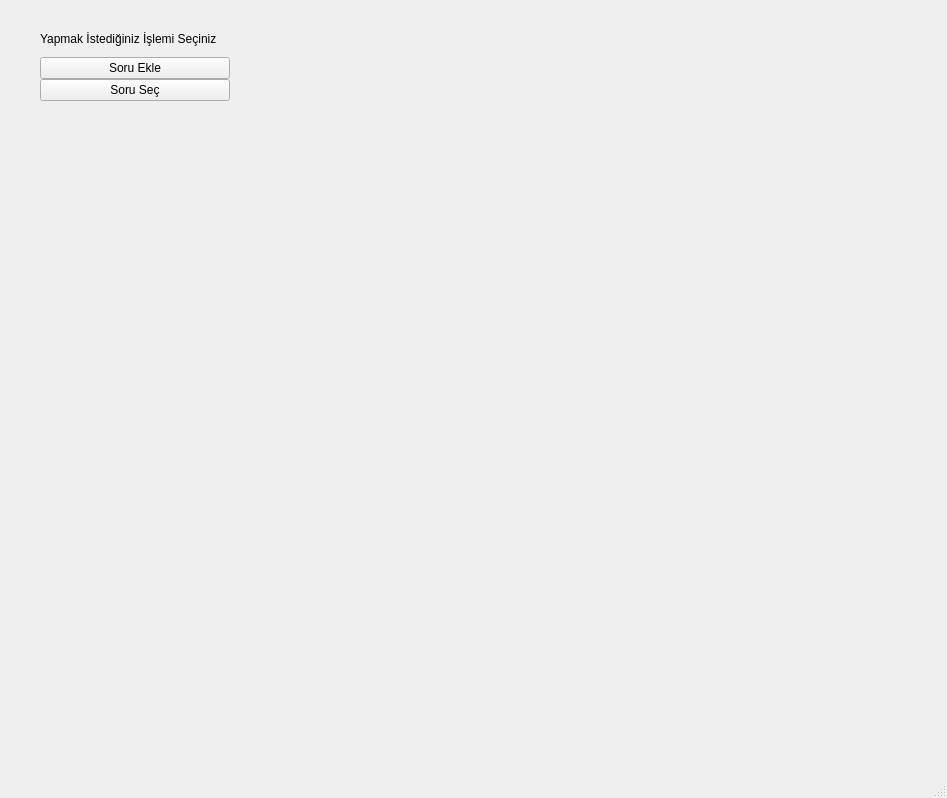
<?xml version="1.0" encoding="UTF-8"?>
<ui version="4.0">
 <class>MainWindow</class>
 <widget class="QMainWindow" name="MainWindow">
  <property name="geometry">
   <rect>
    <x>0</x>
    <y>0</y>
    <width>947</width>
    <height>798</height>
   </rect>
  </property>
  <property name="mouseTracking">
   <bool>false</bool>
  </property>
  <property name="windowTitle">
   <string>MainWindow</string>
  </property>
  <widget class="QWidget" name="centralwidget">
   <widget class="QWidget" name="verticalLayoutWidget">
    <property name="geometry">
     <rect>
      <x>40</x>
      <y>20</y>
      <width>190</width>
      <height>81</height>
     </rect>
    </property>
    <layout class="QVBoxLayout" name="verticalLayout">
     <property name="spacing">
      <number>0</number>
     </property>
     <property name="sizeConstraint">
      <enum>QLayout::SetDefaultConstraint</enum>
     </property>
     <property name="leftMargin">
      <number>0</number>
     </property>
     <item>
      <widget class="QLabel" name="label">
       <property name="text">
        <string>Yapmak İstediğiniz İşlemi Seçiniz</string>
       </property>
      </widget>
     </item>
     <item>
      <widget class="QPushButton" name="pushButton">
       <property name="text">
        <string>Soru Ekle</string>
       </property>
      </widget>
     </item>
     <item>
      <widget class="QPushButton" name="pushButton_2">
       <property name="text">
        <string>Soru Seç</string>
       </property>
      </widget>
     </item>
    </layout>
   </widget>
  </widget>
  <widget class="QMenuBar" name="menubar">
   <property name="geometry">
    <rect>
     <x>0</x>
     <y>0</y>
     <width>947</width>
     <height>26</height>
    </rect>
   </property>
  </widget>
  <widget class="QStatusBar" name="statusbar"/>
 </widget>
 <resources/>
 <connections/>
</ui>
